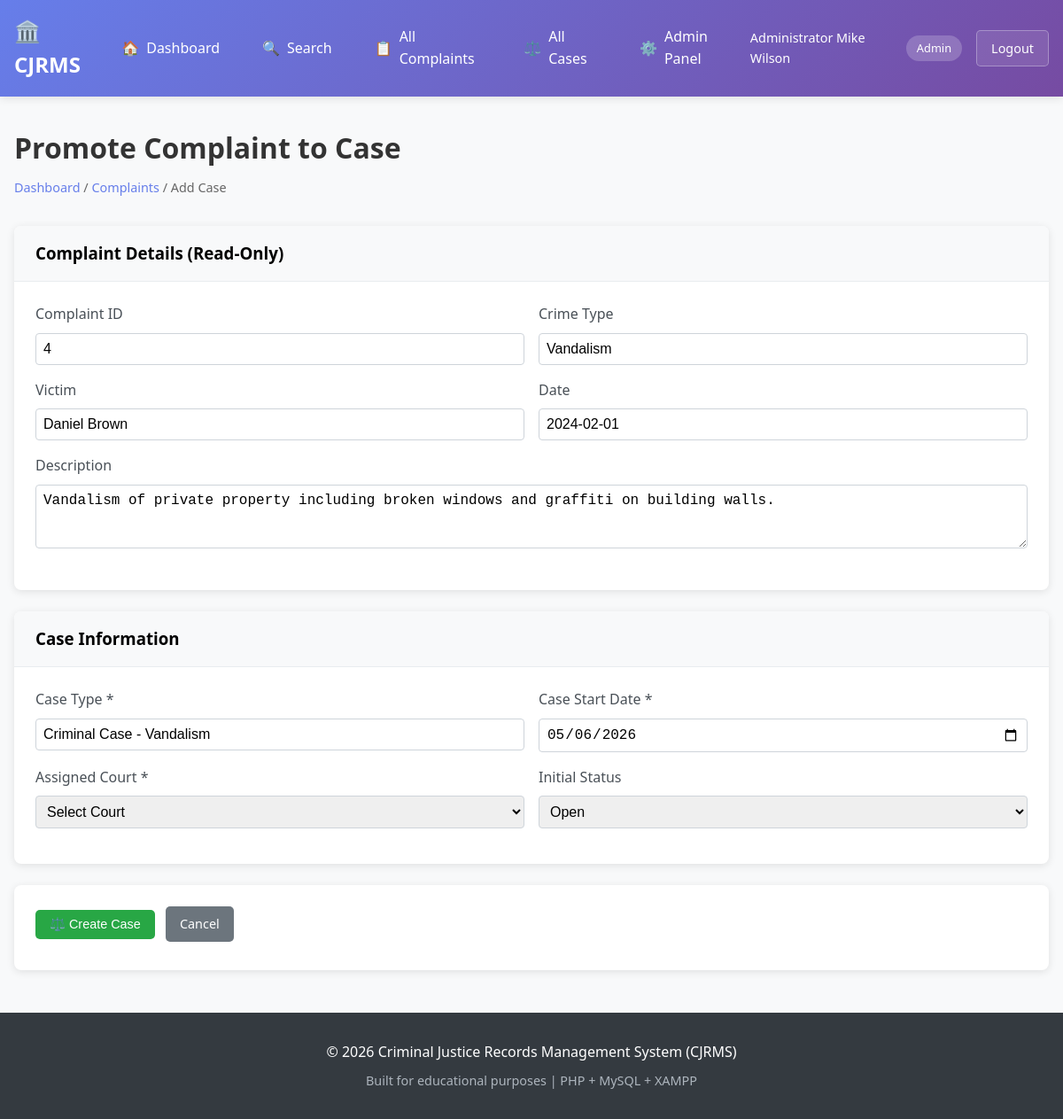
Screenshot of /add_case.php?complaint_id=4 (signed in) with the database file from the repository.
### tables this page shows
CREATE TABLE Complaint (
    complaint_id INT AUTO_INCREMENT PRIMARY KEY,
    description TEXT NOT NULL,
    date DATE NOT NULL,
    crime_type VARCHAR(100) NOT NULL,
    victim_id INT NOT NULL,
    complaint_status ENUM('New', 'Under Investigation', 'Withdrawn', 'Charge-Sheeted', 'Promoted to Case') DEFAULT 'New',
    created_by INT,
    created_at TIMESTAMP DEFAULT CURRENT_TIMESTAMP,
    updated_at TIMESTAMP DEFAULT CURRENT_TIMESTAMP ON UPDATE CURRENT_TIMESTAMP,
    FOREIGN KEY (victim_id) REFERENCES Victim(victim_id) ON DELETE CASCADE,
    FOREIGN KEY (created_by) REFERENCES Users(user_id) ON DELETE SET NULL
);

CREATE TABLE Victim (
    victim_id INT AUTO_INCREMENT PRIMARY KEY,
    name VARCHAR(100) NOT NULL,
    contact_info TEXT,
    created_at TIMESTAMP DEFAULT CURRENT_TIMESTAMP
);

### db.php (called while the page is built, shortened)
<?php
$pdo_options = [
    PDO::ATTR_ERRMODE => PDO::ERRMODE_EXCEPTION,
    PDO::ATTR_DEFAULT_FETCH_MODE => PDO::FETCH_ASSOC,
    PDO::ATTR_EMULATE_PREPARES => false,
    PDO::MYSQL_ATTR_INIT_COMMAND => "SET NAMES utf8mb4"
];
try {
    $pdo = new PDO(
        "mysql:host=" . DB_HOST . ";dbname=" . DB_NAME . ";charset=utf8mb4",
        DB_USER,
        DB_PASS,
        $pdo_options
    );
} catch (PDOException $e) {
    error_log("Database connection failed: " . $e->getMessage());
    die("Database connection failed. Please check your configuration.");
}
function executeQuery($sql, $params = []) {
    global $pdo;
    try {
        $stmt = $pdo->prepare($sql);
        $stmt->execute($params);
        return $stmt;
    } catch (PDOException $e) {
        error_log("Query execution failed: " . $e->getMessage());
        throw $e;
    }
}
function fetchRow($sql, $params = []) {
    $stmt = executeQuery($sql, $params);
    return $stmt->fetch();
}
function sanitizeOutput($string) {
    return htmlspecialchars($string, ENT_QUOTES, 'UTF-8');
}
?>

### add_case.php (the view, shortened to what this page needs)
<?php
require_once 'db.php';
$complaint_id = (int)($_GET['complaint_id'] ?? 0);
$complaint = fetchRow(
    "SELECT c.*, v.name as victim_name
     FROM Complaint c
     JOIN Victim v ON c.victim_id = v.victim_id
     WHERE c.complaint_id = ? AND c.complaint_status = 'Charge-Sheeted'",
    [$complaint_id]
);
include 'header.php';
?>
<div class="page-header">
    <h1 class="page-title">Promote Complaint to Case</h1>
    <div class="breadcrumb">
        <a href="index.php">Dashboard</a> / <a href="manage_complaints.php">Complaints</a> / Add Case
    </div>
</div>
<div class="card">
    <div class="card-header">
        <h3 style="margin: 0;">Complaint Details (Read-Only)</h3>
    </div>
    <div class="card-body">
        <div class="form-row">
            <div class="form-group">
                <label>Complaint ID</label>
                <input type="text" class="form-control" value="<?php echo $complaint['complaint_id']; ?>" readonly>
            </div>
            <div class="form-group">
                <label>Crime Type</label>
                <input type="text" class="form-control" value="<?php echo sanitizeOutput($complaint['crime_type']); ?>" readonly>
            </div>
        </div>
        <div class="form-row">
            <div class="form-group">
                <label>Victim</label>
                <input type="text" class="form-control" value="<?php echo sanitizeOutput($complaint['victim_name']); ?>" readonly>
            </div>
            <div class="form-group">
                <label>Date</label>
                <input type="text" class="form-control" value="<?php echo $complaint['date']; ?>" readonly>
            </div>
        </div>
        <div class="form-group">
            <label>Description</label>
            <textarea class="form-control" rows="3" readonly><?php echo sanitizeOutput($complaint['description']); ?></textarea>
        </div>
    </div>
</div>
<form action="handle_add_case.php" method="POST">
    <div class="card">
        <div class="card-header">
            <h3 style="margin: 0;">Case Information</h3>
        </div>
        <div class="card-body">
            <div class="form-row">
                <div class="form-group">
                    <label for="case_type">Case Type *</label>
                    <input type="text" id="case_type" name="case_type" class="form-control"
                           value="Criminal Case - <?php echo sanitizeOutput($complaint['crime_type']); ?>" required>
                </div>
                <div class="form-group">
                    <label for="start_date">Case Start Date *</label>
                    <input type="date" id="start_date" name="start_date" class="form-control"
                           value="<?php echo date('Y-m-d'); ?>" required>
                </div>
            </div>
            <div class="form-row">
                <div class="form-group">
                    <label for="court_id">Assigned Court *</label>
                    <select id="court_id" name="court_id" class="form-control" required>
                        <option value="">Select Court</option>
                    </select>
                </div>
                <div class="form-group">
                    <label for="case_status">Initial Status</label>
                    <select id="case_status" name="case_status" class="form-control">
                        <option value="Open" selected>Open</option>
                    </select>
                </div>
            </div>
        </div>
    </div>
    <div class="card">
        <div class="card-body">
            <button type="submit" class="btn btn-success">⚖️ Create Case</button>
            <a href="manage_complaints.php" class="btn btn-secondary">Cancel</a>
        </div>
    </div>
</form>
<?php include 'footer.php'; ?>

### header.php (style rules this page uses)
* { margin: 0; padding: 0; box-sizing: border-box; }
body { font-family: 'Segoe UI', Tahoma, Geneva, Verdana, sans-serif; background-color: #f8f9fa; line-height: 1.6; }
.page-header { margin-bottom: 2rem; }
.page-title { color: #333; margin-bottom: 0.5rem; }
.breadcrumb { color: #666; font-size: 0.9rem; }
.breadcrumb a { color: #667eea; text-decoration: none; }
.card { background: white; border-radius: 8px; box-shadow: 0 2px 10px rgba(0,0,0,0.1); margin-bottom: 1.5rem; }
.card-header { padding: 1rem 1.5rem; border-bottom: 1px solid #e9ecef; background-color: #f8f9fa; border-radius: 8px 8px 0 0; }
.card-body { padding: 1.5rem; }
.btn { display: inline-block; padding: 0.5rem 1rem; border: none; border-radius: 5px; text-decoration: none; cursor: pointer; font-size: 0.9rem; transition: all 0.3s; margin-right: 0.5rem; margin-bottom: 0.5rem; }
.btn-success { background-color: #28a745; color: white; }
.btn-secondary { background-color: #6c757d; color: white; }
.form-group { margin-bottom: 1rem; }
.form-group label { display: block; margin-bottom: 0.5rem; color: #495057; font-weight: 500; }
.form-control { width: 100%; padding: 0.5rem; border: 1px solid #ced4da; border-radius: 4px; font-size: 1rem; }
.form-row { display: flex; gap: 1rem; }
.form-row .form-group { flex: 1; }

### rows the page displays
complaint: complaint_id "4", crime_type "Vandalism", victim.name "Daniel Brown", date "2024-02-01", description "Vandalism of private property including broken windows and graffiti on building walls.", case_type "Criminal Case - Vandalism"

### other values shown
$item['icon'] "🏠"
sanitizeOutput($item['title']) "Dashboard"
$item['icon'] "🔍"
sanitizeOutput($item['title']) "Search"
$item['icon'] "📋"
sanitizeOutput($item['title']) "All Complaints"
$item['icon'] "⚖️"
sanitizeOutput($item['title']) "All Cases"
$item['icon'] "⚙️"
sanitizeOutput($item['title']) "Admin Panel"
sanitizeOutput(getCurrentUserFullName()) "Administrator Mike Wilson"
sanitizeOutput(getCurrentUserRole()) "Admin"
